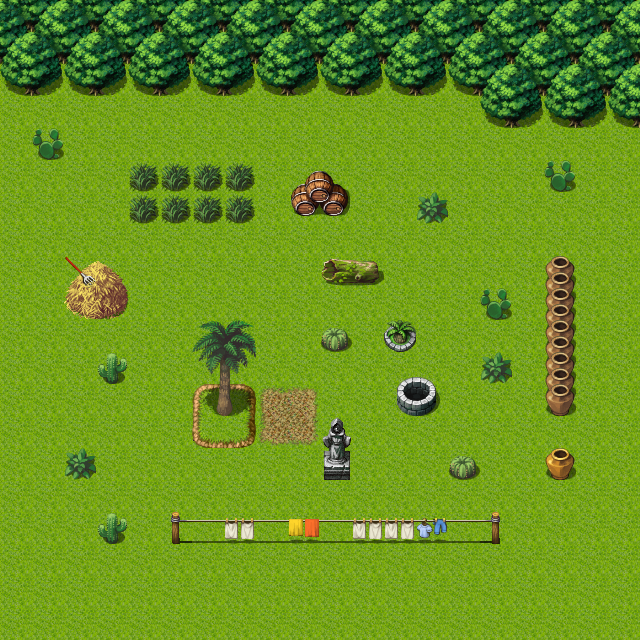

A 2D game scene composited from a Tiled map and its tileset images. What follows is a short description and the map's XML, with each tile layer's data collapsed to a summary:
An orthogonal 20x20 tile map with 32x32 px tiles, 4 tile layers (Boden, Boden2, Wand, Vorne), 2 tilesets.

<map version="1.0" orientation="orthogonal" renderorder="right-down" width="20" height="20" tilewidth="32" tileheight="32" nextobjectid="1">
 <tileset firstgid="1" name="tileb" tilewidth="32" tileheight="32">
  <image source="../images/tilesets/tileb.png" width="512" height="512" />
 </tileset>
 <tileset firstgid="257" name="tilea2" tilewidth="32" tileheight="32">
  <image source="../images/tilesets/tilea2.png" width="512" height="384" />
 </tileset>
 <layer name="Boden" width="20" height="20">
  <data>[400 cells, 400 non-empty, 9 distinct tile ids]</data>
 </layer>
 <layer name="Boden2" width="20" height="20">
  <data>[400 cells, 11 non-empty, 2 distinct tile ids]</data>
 </layer>
 <layer name="Wand" width="20" height="20">
  <data>[400 cells, 92 non-empty, 27 distinct tile ids]</data>
 </layer>
 <layer name="Vorne" width="20" height="20">
  <data>[400 cells, 22 non-empty, 17 distinct tile ids]</data>
 </layer>
</map>
